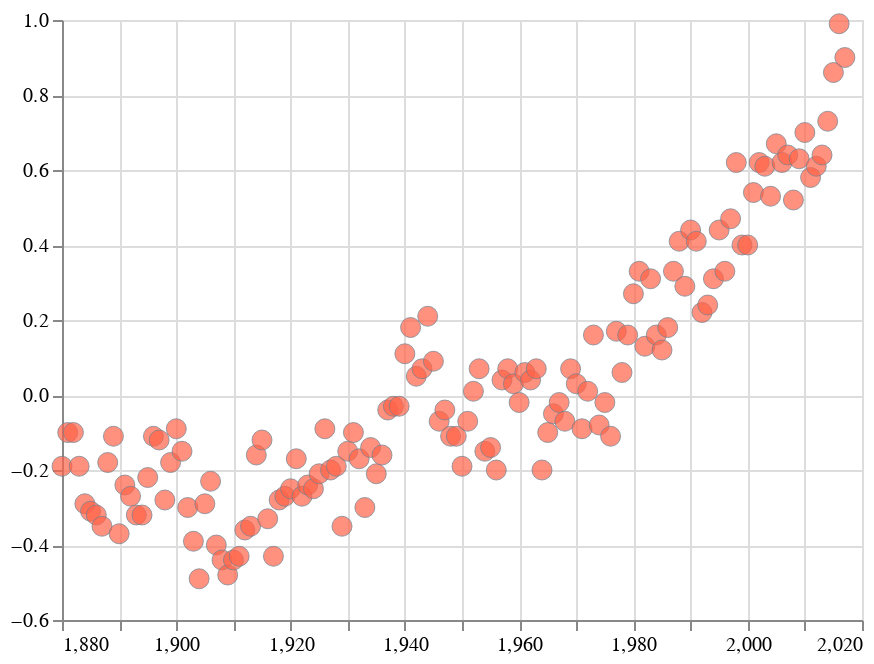

Source (notebook cell):
### Code cell
base = alt.Chart(df).mark_point(color = '#708090', fill = '#FF6347', size = 100, strokeWidth = 0.5).encode(
    x = alt.X(field='Year', 
              type = 'quantitative', scale = alt.Scale(zero = False), title = None),
y = alt.Y(field = 'J-D', type = 'quantitative', scale = alt.Scale(zero = False), title = None))
base

### Figure 1 — Vega-Lite specification as saved in the notebook (floating-point values rounded to 4 significant figures; data arrays with more than 128 entries replaced by an {"elided": "..."} marker saying what was removed)
{"config": {"view": {"continuousWidth": 400, "continuousHeight": 300}}, "data": {"name": "data-5cba552e0fd77e6cbafb6fd4c5c45f10"}, "mark": {"type": "point", "color": "#708090", "fill": "#FF6347", "size": 100, "strokeWidth": 0.5}, "encoding": {"x": {"type": "quantitative", "field": "Year", "scale": {"zero": false}, "title": null}, "y": {"type": "quantitative", "field": "J-D", "scale": {"zero": false}, "title": null}}, "$schema": "https://vega.github.io/schema/vega-lite/v4.8.1.json", "datasets": {"data-5cba552e0fd77e6cbafb6fd4c5c45f10": {"elided": "138 records"}}}
